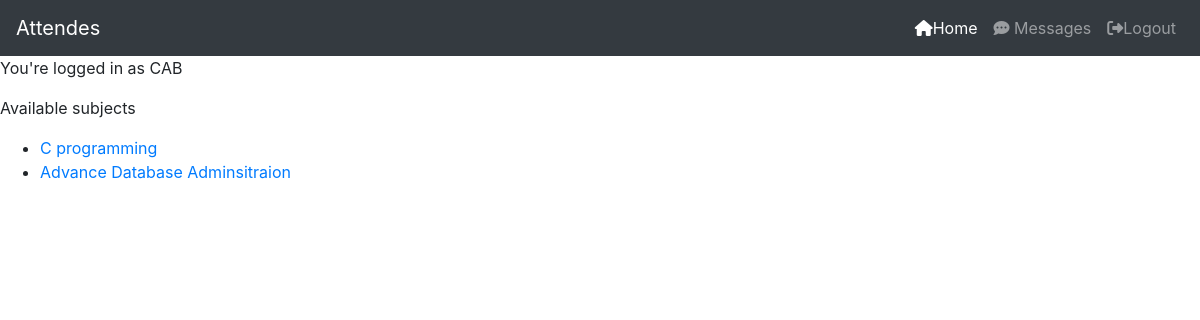
The page /chat/ (signed in) on the database as committed earlier.
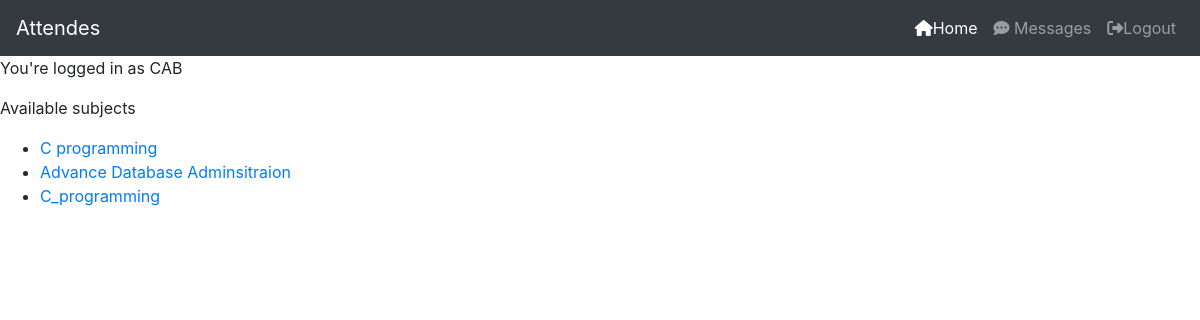
The same page on the database as committed later.
### Chat/models.py (models this page shows, shortened)
class Room(models.Model):
    name = models.CharField(max_length=255)

### Chat/views.py (the view)
# urls.py: path('', views.Index.as_view(), name='chat'),
class Index(LoginRequiredMixin, View):
    def get(self, request):
        chat_rooms = Room.objects.all()
        return render(request, "chat/chat.html",{'chat_rooms':chat_rooms})

### Templates/chat/chat.html
{% extends 'Account/base.html' %}
{% block content %}
    {% if user.is_authenticated %}
        <p>You're logged in as {{ user.username }}</p>
        <p>Available subjects</p>
        <ul>
            {% if chat_rooms %}
                {% for room in chat_rooms %}
                    <li><a href="{% url 'room'  room.name %}">{{ room.name }}</a></li>
                {% endfor %}
            {% else %}
                <p> No chat room available </p>
            {% endif%}
        </ul>
    {% else %}
        <p>You're not logged in. Please <a href="{% url 'login' %}">log in</a> or <a href="{% url 'signup' %}">sign up</a> to use the chat app.</p>
    {% endif %}
{% endblock %}

Rows that differ between the two databases and show on the page:
added Room: name "C_programming"
